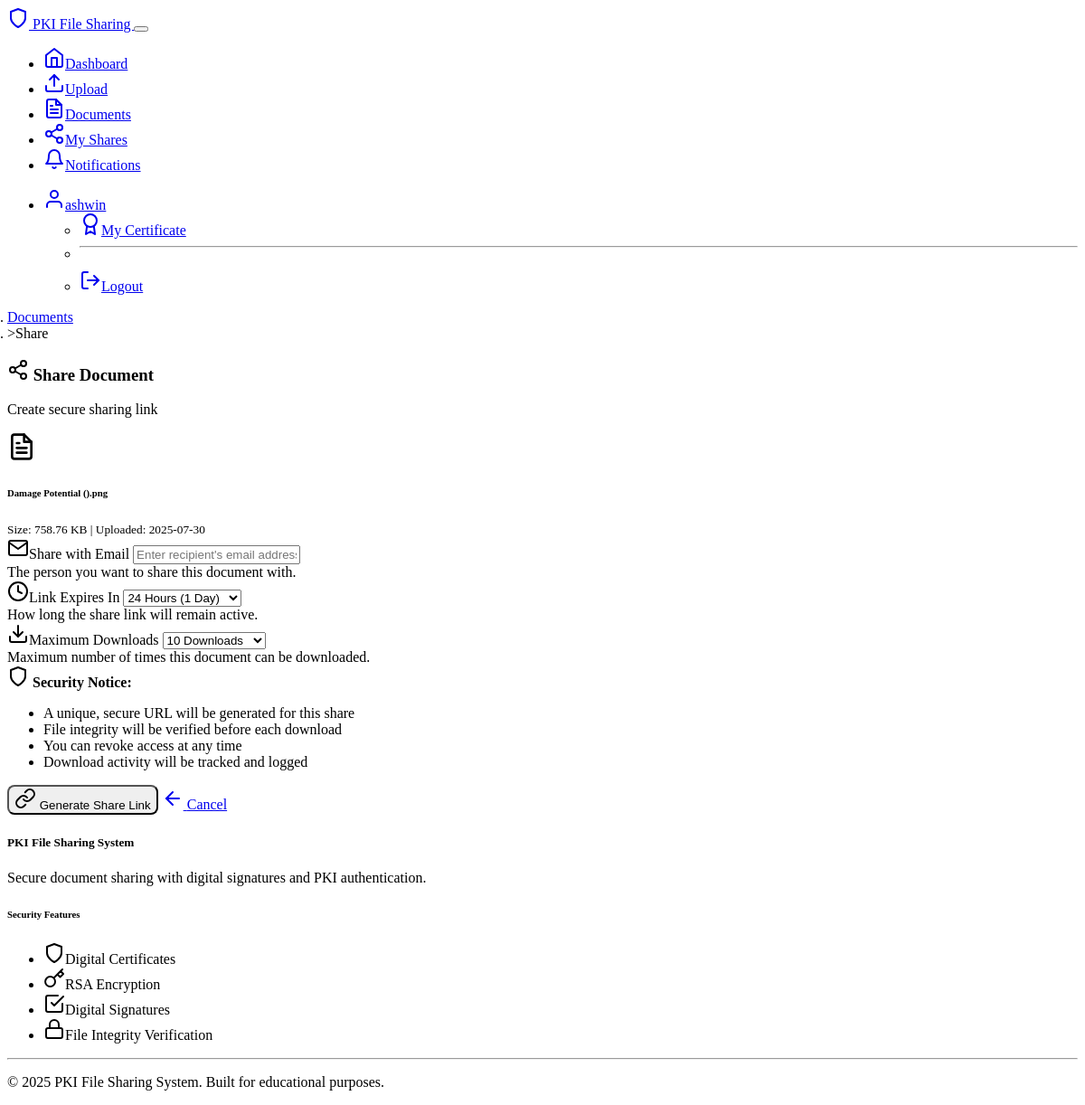
/share/2 (signed in), run on the app's committed database.
### models.py (models this page shows)
class User(UserMixin, db.Model):
    id = db.Column(db.Integer, primary_key=True)
    username = db.Column(db.String(80), unique=True, nullable=False)
    email = db.Column(db.String(120), unique=True, nullable=False)
    password_hash = db.Column(db.String(256), nullable=False)
    private_key_pem = db.Column(db.Text, nullable=False)
    public_key_pem = db.Column(db.Text, nullable=False)
    certificate_pem = db.Column(db.Text, nullable=False)
    created_at = db.Column(db.DateTime, default=datetime.utcnow)
    documents = db.relationship('Document', backref='owner', lazy=True)
    signatures = db.relationship('DocumentSignature', backref='signer', lazy=True)

class Document(db.Model):
    id = db.Column(db.Integer, primary_key=True)
    filename = db.Column(db.String(255), nullable=False)
    original_filename = db.Column(db.String(255), nullable=False)
    file_path = db.Column(db.String(500), nullable=False)
    file_hash = db.Column(db.String(64), nullable=False)  # SHA256 hash for integrity
    content_type = db.Column(db.String(100))
    file_size = db.Column(db.Integer)
    owner_id = db.Column(db.Integer, db.ForeignKey('user.id'), nullable=False)
    uploaded_at = db.Column(db.DateTime, default=datetime.utcnow)
    signatures = db.relationship('DocumentSignature', backref='document', lazy=True, cascade='all, delete-orphan')

### routes.py (the view, shortened to what this page needs)
@app.route('/share/<int:doc_id>', methods=['GET', 'POST'])
@login_required
def share_document(doc_id):
    try:
        document = Document.query.get_or_404(doc_id)
        if document.owner_id != current_user.id:
            flash('You can only share your own documents.', 'error')
            return redirect(url_for('documents'))
        return render_template('share.html', document=document)
    except Exception as e:
        logger.error(f"Document sharing error: {str(e)}")
        flash('An error occurred while sharing the document.', 'error')
        return redirect(url_for('documents'))

### app.py (called while the page is built)
@login_manager.user_loader
def load_user(user_id):
    from models import User
    return User.query.get(int(user_id))

### templates/share.html (shortened to what this page needs)
{% extends "base.html" %}
{% block content %}
<div class="row justify-content-center">
    <div class="col-md-8 col-lg-6">
        <nav aria-label="breadcrumb">
            <ol class="breadcrumb">
                <li class="breadcrumb-item"><a href="{{ url_for('documents') }}">Documents</a></li>
                <li class="breadcrumb-item active">Share</li>
            </ol>
        </nav>
        <div class="card border-0 shadow">
            <div class="card-header bg-success text-white text-center py-3">
                <h3 class="mb-0">
                    <i data-feather="share-2" class="me-2"></i>
                    Share Document
                </h3>
                <p class="mb-0 mt-2 opacity-75">Create secure sharing link</p>
            </div>
            <div class="card-body p-4">
                <div class="alert alert-info border-0 mb-4">
                    <div class="d-flex align-items-center">
                        <i data-feather="file-text" class="me-3" style="width: 32px; height: 32px;"></i>
                        <div>
                            <h6 class="mb-1">{{ document.original_filename }}</h6>
                            <small class="text-muted">
                                Size: {{ "%.2f"|format(document.file_size / 1024) }} KB |
                                Uploaded: {{ document.uploaded_at.strftime('%Y-%m-%d') }}
                            </small>
                        </div>
                    </div>
                </div>
                <form method="POST">
                    <div class="mb-3">
                        <label for="email" class="form-label">
                            <i data-feather="mail" class="me-1"></i>Share with Email
                        </label>
                        <input type="email" class="form-control" id="email" name="email" required
                               placeholder="Enter recipient's email address">
                        <div class="form-text">The person you want to share this document with.</div>
                    </div>
                    <div class="mb-3">
                        <label for="expires_in_hours" class="form-label">
                            <i data-feather="clock" class="me-1"></i>Link Expires In
                        </label>
                        <select class="form-select" id="expires_in_hours" name="expires_in_hours">
                            <option value="24" selected>24 Hours (1 Day)</option>
                        </select>
                        <div class="form-text">How long the share link will remain active.</div>
                    </div>
                    <div class="mb-4">
                        <label for="max_downloads" class="form-label">
                            <i data-feather="download" class="me-1"></i>Maximum Downloads
                        </label>
                        <select class="form-select" id="max_downloads" name="max_downloads">
                            <option value="10" selected>10 Downloads</option>
                        </select>
                        <div class="form-text">Maximum number of times this document can be downloaded.</div>
                    </div>
                    <div class="alert alert-warning border-0" role="alert">
                        <i data-feather="shield" class="me-2"></i>
                        <strong>Security Notice:</strong>
                        <ul class="mb-0 mt-2">
                            <li>A unique, secure URL will be generated for this share</li>
                            <li>File integrity will be verified before each download</li>
                            <li>You can revoke access at any time</li>
                            <li>Download activity will be tracked and logged</li>
                        </ul>
                    </div>
                    <div class="d-grid gap-2">
                        <button type="submit" class="btn btn-success btn-lg">
                            <i data-feather="link" class="me-2"></i>
                            Generate Share Link
                        </button>
                        <a href="{{ url_for('documents') }}" class="btn btn-outline-secondary">
                            <i data-feather="arrow-left" class="me-2"></i>
                            Cancel
                        </a>
                    </div>
                </form>
            </div>
        </div>
    </div>
</div>
{% endblock %}

### templates/base.html (shortened to what this page needs)
<!DOCTYPE html>
<html lang="en" data-bs-theme="dark">
<head>
    <link href="https://cdn.replit.com/agent/bootstrap-agent-dark-theme.min.css" rel="stylesheet">
    <link href="{{ url_for('static', filename='style.css') }}" rel="stylesheet">
</head>
<body>
    <nav class="navbar navbar-expand-lg navbar-dark bg-dark">
        <div class="container">
            <a class="navbar-brand" href="{{ url_for('index') }}">
                <i data-feather="shield" class="me-2"></i>
                PKI File Sharing
            </a>
            <button class="navbar-toggler" type="button" data-bs-toggle="collapse" data-bs-target="#navbarNav">
            </button>
            <div class="collapse navbar-collapse" id="navbarNav">
                <ul class="navbar-nav me-auto">
                    {% if current_user.is_authenticated %}
                        <li class="nav-item">
                            <a class="nav-link" href="{{ url_for('dashboard') }}">
                                <i data-feather="home" class="me-1"></i>Dashboard
                            </a>
                        </li>
                        <li class="nav-item">
                            <a class="nav-link" href="{{ url_for('upload') }}">
                                <i data-feather="upload" class="me-1"></i>Upload
                            </a>
                        </li>
                        <li class="nav-item">
                            <a class="nav-link" href="{{ url_for('documents') }}">
                                <i data-feather="file-text" class="me-1"></i>Documents
                            </a>
                        </li>
                        <li class="nav-item">
                            <a class="nav-link" href="{{ url_for('my_shares') }}">
                                <i data-feather="share-2" class="me-1"></i>My Shares
                            </a>
                        </li>
                        <li class="nav-item">
                            <a class="nav-link" href="{{ url_for('notifications') }}" id="notifications-link">
                                <i data-feather="bell" class="me-1"></i>Notifications
                            </a>
                        </li>
                    {% endif %}
                </ul>
                <ul class="navbar-nav">
                    {% if current_user.is_authenticated %}
                        <li class="nav-item dropdown">
                            <a class="nav-link dropdown-toggle" href="#" role="button" data-bs-toggle="dropdown">
                                <i data-feather="user" class="me-1"></i>{{ current_user.username }}
                            </a>
                            <ul class="dropdown-menu">
                                <li><a class="dropdown-item" href="{{ url_for('view_certificate', user_id=current_user.id) }}">
                                    <i data-feather="award" class="me-2"></i>My Certificate
                                </a></li>
                                <li><hr class="dropdown-divider"></li>
                                <li><a class="dropdown-item" href="{{ url_for('logout') }}">
                                    <i data-feather="log-out" class="me-2"></i>Logout
                                </a></li>
                            </ul>
                        </li>
                    {% endif %}
                </ul>
            </div>
        </div>
    </nav>
    <main class="container my-4">
        {% block content %}{% endblock %}
    </main>
    <footer class="bg-dark text-light py-4 mt-5">
        <div class="container">
            <div class="row">
                <div class="col-md-6">
                    <h5>PKI File Sharing System</h5>
                    <p class="text-muted">Secure document sharing with digital signatures and PKI authentication.</p>
                </div>
                <div class="col-md-6">
                    <h6>Security Features</h6>
                    <ul class="list-unstyled text-muted">
                        <li><i data-feather="shield" class="me-2"></i>Digital Certificates</li>
                        <li><i data-feather="key" class="me-2"></i>RSA Encryption</li>
                        <li><i data-feather="check-square" class="me-2"></i>Digital Signatures</li>
                        <li><i data-feather="lock" class="me-2"></i>File Integrity Verification</li>
                    </ul>
                </div>
            </div>
            <hr>
            <div class="text-center text-muted">
                <p>&copy; 2025 PKI File Sharing System. Built for educational purposes.</p>
            </div>
        </div>
    </footer>
</body>
</html>

### static/style.css (style rules this page uses)
:root { --pki-primary: #0d6efd; --pki-success: #198754; --pki-danger: #dc3545; --pki-warning: #ffc107; --pki-info: #0dcaf0; }
.card { transition: box-shadow 0.3s ease-in-out; }
.btn { border-radius: 8px; font-weight: 500; transition: all 0.3s ease; }
.alert { border-radius: 10px; border: none; }
footer { margin-top: auto; }
.breadcrumb { background-color: transparent; padding: 0; margin-bottom: 1rem; }
.breadcrumb-item + .breadcrumb-item::before { content: ">"; color: var(--bs-secondary); }

### data on the page
User: username "ashwin"
Document: original_filename "Damage Potential ().png", document.file_size/1024 "758.76", uploaded_at "2025-07-30"
